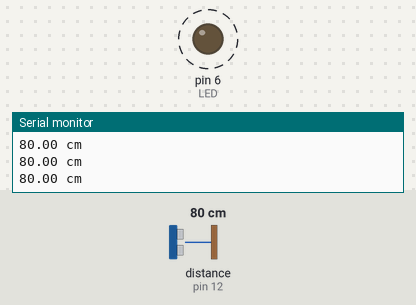
A sketch run on a simulated Arduino Uno, built with avr-gcc and run on an emulated ATmega328P. Parts: output pins drawn as LEDs (lit = HIGH), the last lines printed to the serial monitor. Dashed ring = blinking. The test bench sets the inputs (shaded band); at power-on: distance to the obstacle (sensor on pin 12) 80 cm. The echo pulse lasts 58.3 µs per cm.

Above: at 1.1 s.
1.3 s: distance to the obstacle (sensor on pin 12) set to 18 cm
At 1.33 s:
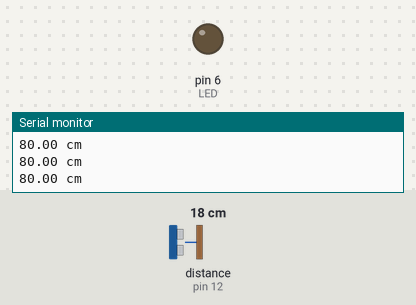
4.3 s: distance to the obstacle (sensor on pin 12) set to 2 cm
At 4.47 s:
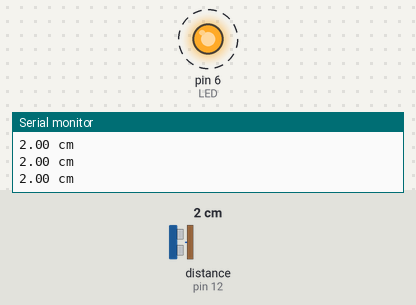
Timing chart, 0 to 13.3 s (numbered marks = the images above; inputs shaded):
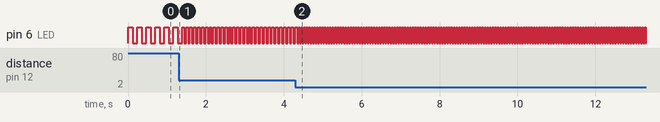

Measured:
- after the input at 1.3 s, pin 6 (LED): alternates HIGH for 0.05 s and LOW for 0.05 s, starting after 0.14 s
- after the input at 4.3 s, pin 6 (LED): alternates HIGH for 0.03 s and LOW for 0.03 s, starting after 0.15 s
- by itself, pin 6 (LED): alternates HIGH for 0.12 s and LOW for 0.12 s

The sketch:

aula_3_-_MIC_sensor_Ultrassonico_1.ino
```cpp
#include <HCSR04.h>

#define LED 6
int triggerPin = 13;
int echoPin = 12;
UltraSonicDistanceSensor distanciaSensor(triggerPin, echoPin);

void setup () {
    Serial.begin(9600);
    pinMode(LED, OUTPUT);
}

void loop () {

    double distancia = distanciaSensor.measureDistanceCm();
    Serial.print(distancia);
    Serial.println(" cm");

    digitalWrite(LED, !digitalRead(LED));
    int tempo = (int)distancia;
    delay(tempo + 30);

}
```
